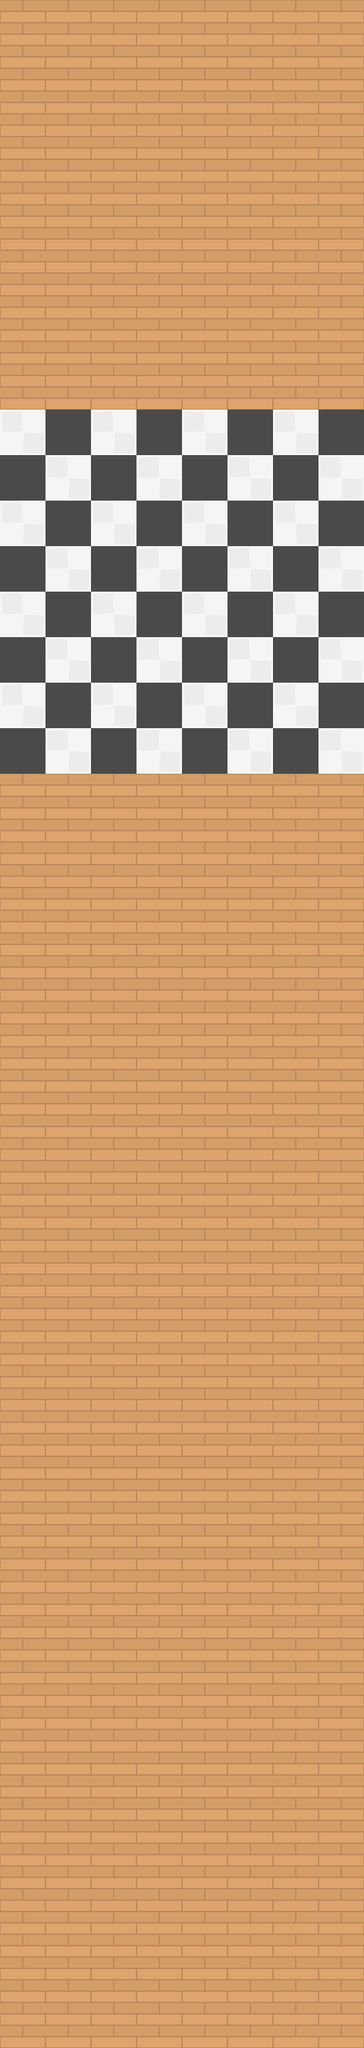

Rendered tile map (Tiled .tmx) drawn with the repository's tilesets; below, a short description and the map source with its tile grids summarised:
An orthogonal 8x45 tile map with 64x64 px tiles, 1 tile layer (tablero) and 56 objects.

<map version="1.4" tiledversion="1.4.2" orientation="orthogonal" renderorder="right-down" compressionlevel="0" width="8" height="45" tilewidth="64" tileheight="64" infinite="0" nextlayerid="8" nextobjectid="93">
 <tileset firstgid="1" name="tilesheet_complete" tilewidth="64" tileheight="64" tilecount="540" columns="27">
  <image source="tilesheet_complete.png" width="1728" height="1280" />
 </tileset>
 <layer id="1" name="tablero" width="8" height="45">
  <data>[360 cells, 360 non-empty, 3 distinct tile ids]</data>
 </layer>
 <objectgroup id="3" name="blancas" visible="0">
  <object id="18" x="0" y="960" width="64" height="64">
   <properties>
    <property name="i" type="int" value="6" />
    <property name="j" type="int" value="0" />
   </properties>
  </object>
  <object id="19" x="64" y="1024" width="64" height="64">
   <properties>
    <property name="i" type="int" value="7" />
    <property name="j" type="int" value="1" />
   </properties>
  </object>
  <object id="20" x="64" y="896" width="64" height="64">
   <properties>
    <property name="i" type="int" value="5" />
    <property name="j" type="int" value="1" />
   </properties>
  </object>
  <object id="21" x="128" y="960" width="64" height="64">
   <properties>
    <property name="i" type="int" value="6" />
    <property name="j" type="int" value="2" />
   </properties>
  </object>
  <object id="22" x="192" y="1024" width="64" height="64">
   <properties>
    <property name="i" type="int" value="7" />
    <property name="j" type="int" value="3" />
   </properties>
  </object>
  <object id="23" x="192" y="896" width="64" height="64">
   <properties>
    <property name="i" type="int" value="5" />
    <property name="j" type="int" value="3" />
   </properties>
  </object>
  <object id="24" x="256" y="960" width="64" height="64">
   <properties>
    <property name="i" type="int" value="6" />
    <property name="j" type="int" value="4" />
   </properties>
  </object>
  <object id="25" x="320" y="1024" width="64" height="64">
   <properties>
    <property name="i" type="int" value="7" />
    <property name="j" type="int" value="5" />
   </properties>
  </object>
  <object id="26" x="320" y="896" width="64" height="64">
   <properties>
    <property name="i" type="int" value="5" />
    <property name="j" type="int" value="5" />
   </properties>
  </object>
  <object id="28" x="384" y="960" width="64" height="64">
   <properties>
    <property name="i" type="int" value="6" />
    <property name="j" type="int" value="6" />
   </properties>
  </object>
  <object id="29" x="448" y="896" width="64" height="64">
   <properties>
    <property name="i" type="int" value="5" />
    <property name="j" type="int" value="7" />
   </properties>
  </object>
  <object id="30" x="448" y="1024" width="64" height="64">
   <properties>
    <property name="i" type="int" value="7" />
    <property name="j" type="int" value="7" />
   </properties>
  </object>
 </objectgroup>
 <objectgroup id="4" name="negras" visible="0">
  <object id="31" x="0" y="576" width="64" height="64">
   <properties>
    <property name="i" type="int" value="0" />
    <property name="j" type="int" value="0" />
   </properties>
  </object>
  <object id="32" x="0" y="704" width="64" height="64">
   <properties>
    <property name="i" type="int" value="2" />
    <property name="j" type="int" value="0" />
   </properties>
  </object>
  <object id="33" x="64" y="640" width="64" height="64">
   <properties>
    <property name="i" type="int" value="1" />
    <property name="j" type="int" value="1" />
   </properties>
  </object>
  <object id="34" x="128" y="576" width="64" height="64">
   <properties>
    <property name="i" type="int" value="0" />
    <property name="j" type="int" value="2" />
   </properties>
  </object>
  <object id="35" x="128" y="704" width="64" height="64">
   <properties>
    <property name="i" type="int" value="2" />
    <property name="j" type="int" value="2" />
   </properties>
  </object>
  <object id="36" x="192" y="640" width="64" height="64">
   <properties>
    <property name="i" type="int" value="1" />
    <property name="j" type="int" value="3" />
   </properties>
  </object>
  <object id="37" x="256" y="576" width="64" height="64">
   <properties>
    <property name="i" type="int" value="0" />
    <property name="j" type="int" value="4" />
   </properties>
  </object>
  <object id="38" x="256" y="704" width="64" height="64">
   <properties>
    <property name="i" type="int" value="2" />
    <property name="j" type="int" value="4" />
   </properties>
  </object>
  <object id="39" x="320" y="640" width="64" height="64">
   <properties>
    <property name="i" type="int" value="1" />
    <property name="j" type="int" value="5" />
   </properties>
  </object>
  <object id="40" x="384" y="576" width="64" height="64">
   <properties>
    <property name="i" type="int" value="0" />
    <property name="j" type="int" value="6" />
   </properties>
  </object>
  <object id="41" x="448" y="640" width="64" height="64">
   <properties>
    <property name="i" type="int" value="1" />
    <property name="j" type="int" value="7" />
   </properties>
  </object>
  <object id="42" x="384" y="704" width="64" height="64">
   <properties>
    <property name="i" type="int" value="2" />
    <property name="j" type="int" value="6" />
   </properties>
  </object>
 </objectgroup>
 <objectgroup id="5" name="casillas" visible="0">
  <object id="50" x="0" y="576" width="64" height="64">
   <properties>
    <property name="i" type="int" value="0" />
    <property name="j" type="int" value="0" />
   </properties>
  </object>
  <object id="52" x="128" y="576" width="64" height="64">
   <properties>
    <property name="i" type="int" value="0" />
    <property name="j" type="int" value="2" />
   </properties>
  </object>
  <object id="53" x="256" y="576" width="64" height="64">
   <properties>
    <property name="i" type="int" value="0" />
    <property name="j" type="int" value="4" />
   </properties>
  </object>
  <object id="54" x="384" y="576" width="64" height="64">
   <properties>
    <property name="i" type="int" value="0" />
    <property name="j" type="int" value="6" />
   </properties>
  </object>
  <object id="55" x="448" y="640" width="64" height="64">
   <properties>
    <property name="i" type="int" value="1" />
    <property name="j" type="int" value="7" />
   </properties>
  </object>
  <object id="56" x="320" y="640" width="64" height="64">
   <properties>
    <property name="i" type="int" value="1" />
    <property name="j" type="int" value="5" />
   </properties>
  </object>
  <object id="57" x="192" y="640" width="64" height="64">
   <properties>
    <property name="i" type="int" value="1" />
    <property name="j" type="int" value="3" />
   </properties>
  </object>
  <object id="59" x="0" y="704" width="64" height="64">
   <properties>
    <property name="i" type="int" value="2" />
    <property name="j" type="int" value="0" />
   </properties>
  </object>
  <object id="60" x="128" y="704" width="64" height="64">
   <properties>
    <property name="i" type="int" value="2" />
    <property name="j" type="int" value="2" />
   </properties>
  </object>
  <object id="61" x="256" y="704" width="64" height="64">
   <properties>
    <property name="i" type="int" value="2" />
    <property name="j" type="int" value="4" />
   </properties>
  </object>
  <object id="64" x="448" y="768" width="64" height="64">
   <properties>
    <property name="i" type="int" value="3" />
    <property name="j" type="int" value="7" />
   </properties>
  </object>
  <object id="65" x="192" y="768" width="64" height="64">
   <properties>
    <property name="i" type="int" value="3" />
    <property name="j" type="int" value="3" />
   </properties>
  </object>
  </objectgroup>
</map>
<!-- 20 of 56 objects omitted -->
